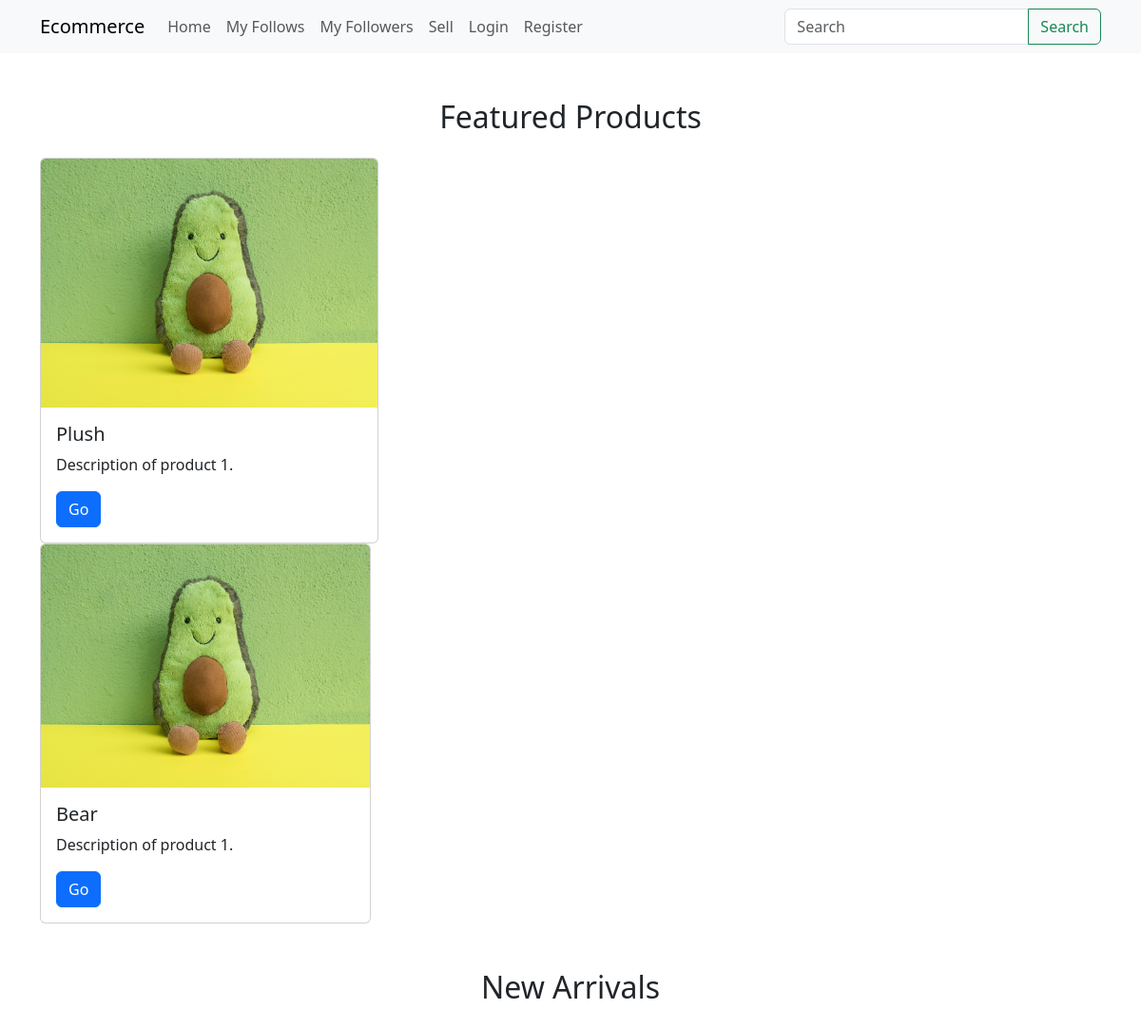
The app's page /, older data.
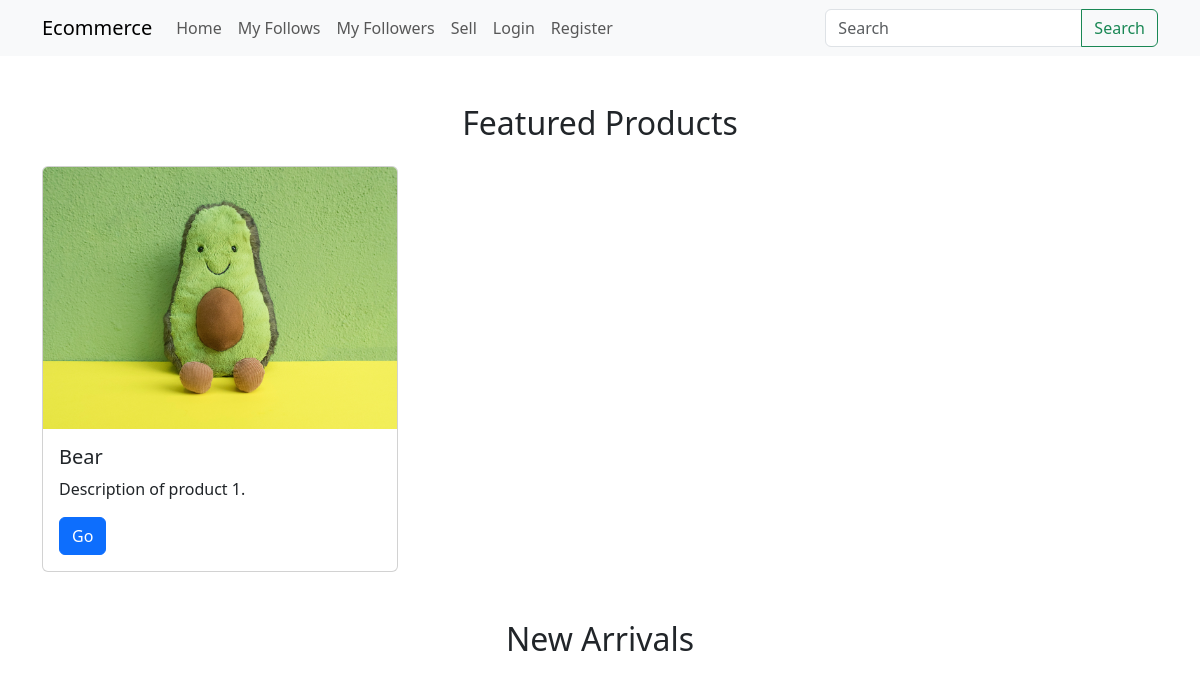
The same page, newer data.
### item/models.py (models this page shows, shortened)
class Item(models.Model):
    DEFAULT_PHOTO = 'photos/default_photo.jpg'
    name = models.CharField(max_length=40)
    price = models.DecimalField(max_digits=10, decimal_places=2)
    description = models.TextField(max_length=1000, blank=True, null=True)
    photo = models.ImageField(default=DEFAULT_PHOTO, upload_to='photos', blank=True, null=True)
    category = models.ManyToManyField(Category, blank=True)
    owner = models.ForeignKey(User, on_delete=models.CASCADE)
    heart_counter = models.IntegerField(default=0)
    views = models.IntegerField(default=0)

### item/views.py (the view)
# urls.py: path('', ItemListView.as_view(), name='home'),
class ItemListView(ListView):
    model = Item
    template_name = 'item/home.html'
    context_object_name = 'item_list'

### item/templates/item/home.html (shortened to what this page needs)
{% extends 'item/base.html' %}
{% block content %}
  <div class="container mt-5">
    <h2 class="text-center mb-4">Featured Products</h2>
      {% for item in item_list %}
    <div class="row">
      <div class="col-md-4">
        <div class="card">
          <img src="{{ item.photo.url }}" class="card-img-top" alt="...">
          <div class="card-body">
            <h5 class="card-title">{{ item.name }}</h5>
            <p class="card-text">Description of product 1.</p>
            <a href="{% url 'item:item-detail' item.id %}" class="btn btn-primary">Go</a>
          </div>
        </div>
      </div>
      {% endfor %}
    </div>
  </div>
  <div class="container mt-5">
    <h2 class="text-center mb-4">New Arrivals</h2>
  </div>
{% endblock %}

Row changes from the older to the newer data that the page shows:
removed Item: photo (placeholder picture), name "Plush"
